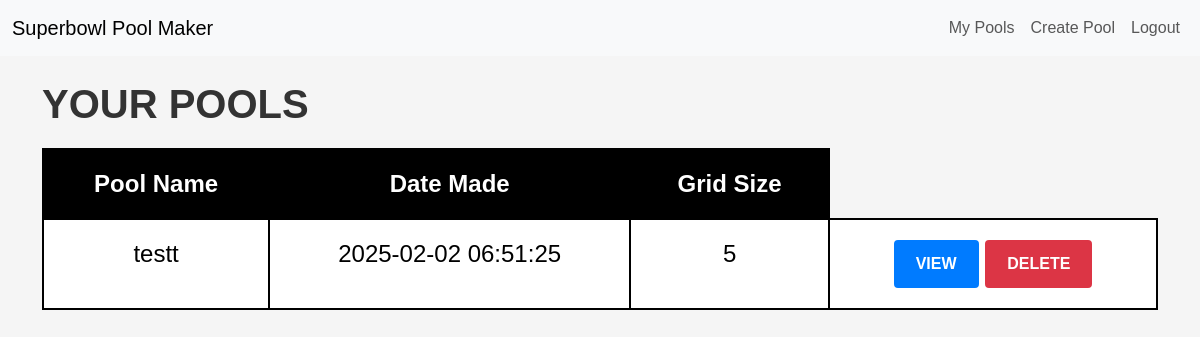
Before: / (signed in) with the older database file.
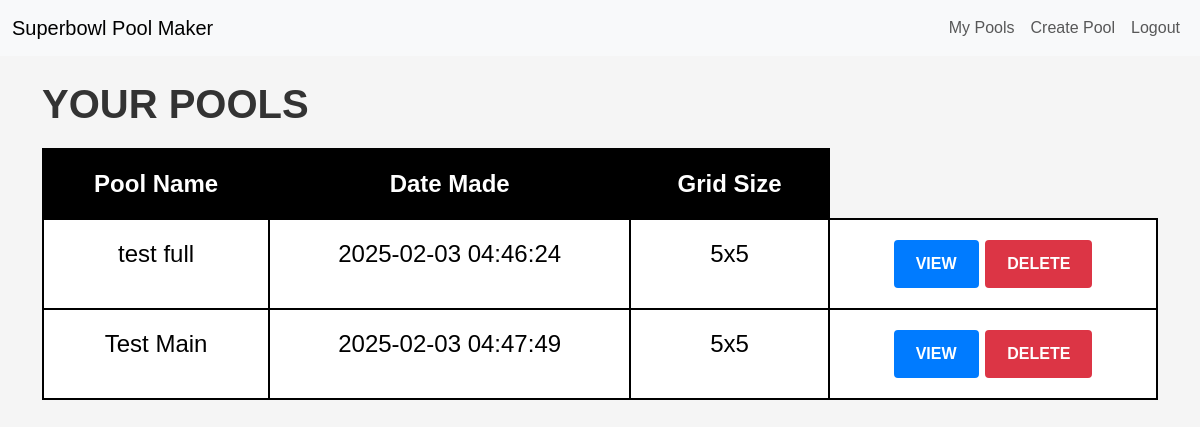
After: the same page with the newer database file.
### tables this page shows
CREATE TABLE pools (
    id INTEGER PRIMARY KEY AUTOINCREMENT,
    name TEXT NOT NULL,
    grid_size INTEGER NOT NULL DEFAULT 10,
    owner_id INTEGER NOT NULL,
    created_at TIMESTAMP DEFAULT CURRENT_TIMESTAMP,
    is_locked BOOLEAN DEFAULT 0,
    FOREIGN KEY (owner_id) REFERENCES users (id)
);

### app.py (the view)
@app.route('/')
def index():
    user_id = session.get("user_id")
    if user_id:
        user_pool_list = user_pools(user_id)
        if not user_pool_list:
            flash("You have not created any pools yet.")
        return render_template('index.html', user_pool_list=user_pool_list)
    else:
        return redirect(url_for('new_session'))

### app.py (called while the page is built)
@app.teardown_appcontext
def close_connection(exception):
    db = getattr(g, '_database', None)
    if db is not None:
        logging.debug("Closing database connection")
        db.close()

### database_helper.py (called while the page is built)
def get_db():
    db = getattr(g, '_database', None)
    if db is None:
        db = g._database = sqlite3.connect(DATABASE, timeout=30)
        db.row_factory = sqlite3.Row
    return db

def user_pools(user_id):
    db = get_db()
    try:
        pools = db.execute("SELECT * FROM pools WHERE owner_id = ?", (user_id,)).fetchall()
        return pools
    except sqlite3.Error as e:
        return handle_db_error(e)
    except Exception as e:
        return handle_general_error(e)

### templates/index.html (shortened to what this page needs)
{% extends "layout.html" %}
{% block main %}
    <h1>Your Pools</h1>
    {% if user_pool_list %}
    <table class="table table-dark">
        <thead>
          <tr>
            <th scope="col">Pool Name</th>
            <th scope="col">Date Made</th>
            <th scope="col">Grid Size</th>
           </tr>
        </thead>
        <tbody>
          {% for row in user_pool_list %}
          <tr>
            <td>{{ row["name"] }}</td>
            <td>{{ row["created_at"] }}</td>
            <td>
              {% if row["grid_size"] == 6 %}
                  5x5
                {% elif row["grid_size"] == 11 %}
                  10x10
                {% else %}
                  {{ row["grid_size"] }}
              {% endif %}
            </td>
            <td>
                <a href="{{ url_for('view_pool', pool_id=row['id']) }}" class="btn btn-view btn-sm">View</a>
                <form action="{{ url_for('delete_pool_route', pool_id=row['id']) }}" method="post" style="display:inline;">
                    <button type="submit" class="btn btn-delete btn-sm">Delete</button>
                </form>
            </td>
          </tr>
          {% endfor %}
        </tbody>
    </table>
    {% else %}
    <p class="text-muted">You have not created any pools yet. <a href="{{ url_for('create_pool') }}">Create a pool now</a>.</p>
    {% endif %}
{% endblock %}

Changed rows visible on the page:
removed pools: name "testt", created_at "2025-02-02 06:51:25", grid_size "5"
added pools: name "test full", created_at "2025-02-03 04:46:24", grid_size "5x5"
added pools: name "Test Main", created_at "2025-02-03 04:47:49", grid_size "5x5"
